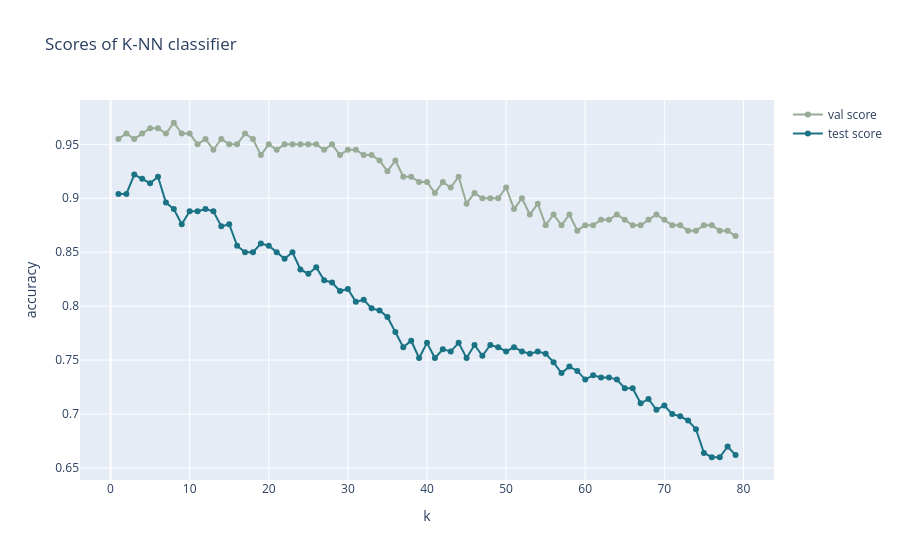

The cell this chart's notebook holds for it:
### Markdown cell above
Single Validation set - 
1. Train the models on the training set
2. Evaluate the models on the evaluation test
3. Choose the model that performs the best on the evaluation test

Note:
That estimator of the generalization error is unbiased

### Code cell
X_train, y_train = X_noisy[:800], y_noisy[:800]
X_val, y_val = X_noisy[800:1000], y_noisy[800:1000]

val_scores = []

for k in k_range:
    model = KNeighborsClassifier(k)
    model.fit(X_train, y_train)
    val_scores.append(model.score(X_val, y_val))
    test_scores.append(model.score(X_test, y_test))

    
go.Figure([go.Scatter(x=list(k_range), y=val_scores, mode='markers + lines', marker_color='rgb(152,171,150)', name=r'val score'), 
          go.Scatter(x=list(k_range), y=test_scores, mode='markers + lines', marker_color='rgb(25,115,132)', name=r'test score')])\
.update_layout(title="Scores of K-NN classifier", xaxis_title='k', yaxis_title='accuracy').show()

### Figure 1 — Plotly figure (JSON) as saved in the notebook; plotly's stock layout.template omitted (floating-point values rounded to 4 significant figures; data arrays with more than 128 entries replaced by an {"elided": "..."} marker saying what was removed)
{"data": [{"marker": {"color": "rgb(152,171,150)"}, "mode": "markers+lines", "name": "val score", "type": "scatter", "x": [1, 2, 3, 4, 5, 6, 7, 8, 9, 10, 11, 12, 13, 14, 15, 16, 17, 18, 19, 20, 21, 22, 23, 24, 25, 26, 27, 28, 29, 30, 31, 32, 33, 34, 35, 36, 37, 38, 39, 40, 41, 42, 43, 44, 45, 46, 47, 48, 49, 50, 51, 52, 53, 54, 55, 56, 57, 58, 59, 60, 61, 62, 63, 64, 65, 66, 67, 68, 69, 70, 71, 72, 73, 74, 75, 76, 77, 78, 79], "y": [0.955, 0.96, 0.955, 0.96, 0.965, 0.965, 0.96, 0.97, 0.96, 0.96, 0.95, 0.955, 0.945, 0.955, 0.95, 0.95, 0.96, 0.955, 0.94, 0.95, 0.945, 0.95, 0.95, 0.95, 0.95, 0.95, 0.945, 0.95, 0.94, 0.945, 0.945, 0.94, 0.94, 0.935, 0.925, 0.935, 0.92, 0.92, 0.915, 0.915, 0.905, 0.915, 0.91, 0.92, 0.895, 0.905, 0.9, 0.9, 0.9, 0.91, 0.89, 0.9, 0.885, 0.895, 0.875, 0.885, 0.875, 0.885, 0.87, 0.875, 0.875, 0.88, 0.88, 0.885, 0.88, 0.875, 0.875, 0.88, 0.885, 0.88, 0.875, 0.875, 0.87, 0.87, 0.875, 0.875, 0.87, 0.87, 0.865]}, {"marker": {"color": "rgb(25,115,132)"}, "mode": "markers+lines", "name": "test score", "type": "scatter", "x": [1, 2, 3, 4, 5, 6, 7, 8, 9, 10, 11, 12, 13, 14, 15, 16, 17, 18, 19, 20, 21, 22, 23, 24, 25, 26, 27, 28, 29, 30, 31, 32, 33, 34, 35, 36, 37, 38, 39, 40, 41, 42, 43, 44, 45, 46, 47, 48, 49, 50, 51, 52, 53, 54, 55, 56, 57, 58, 59, 60, 61, 62, 63, 64, 65, 66, 67, 68, 69, 70, 71, 72, 73, 74, 75, 76, 77, 78, 79], "y": {"elided": "158 float values"}}], "layout": {"title": {"text": "Scores of K-NN classifier"}, "xaxis": {"title": {"text": "k"}}, "yaxis": {"title": {"text": "accuracy"}}}}
